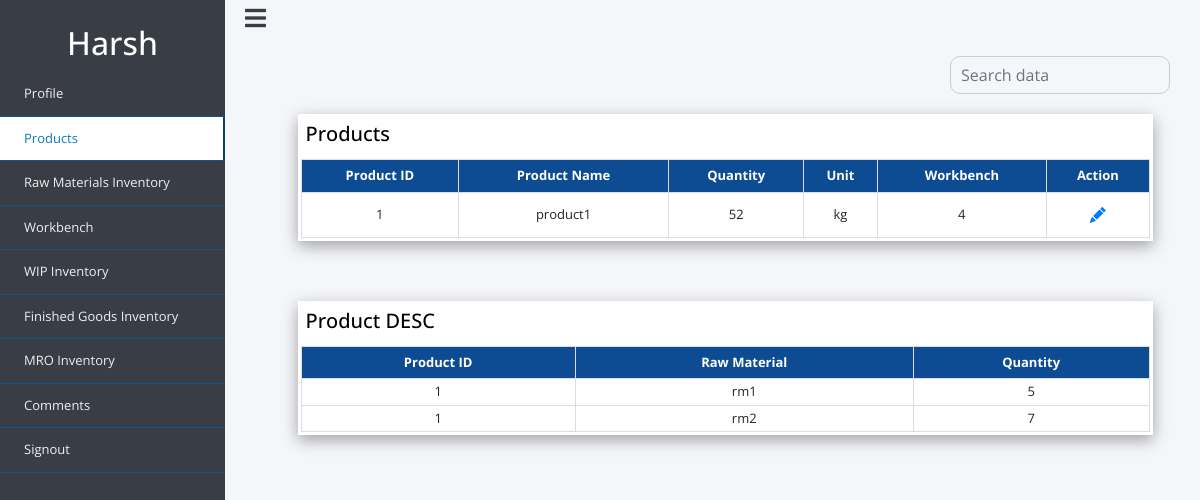
Screenshot of /user_files/user_products.php (signed in) with the database file from the repository.
### tables this page shows
CREATE TABLE `products` (
  `product_id` int(10) NOT NULL,
  `product_name` varchar(50) NOT NULL,
  `quantity` int(10) NOT NULL,
  `unit` varchar(10) NOT NULL,
  `workbench_id` varchar(12) NOT NULL
);

CREATE TABLE `product_rm` (
  `product_id` int(11) NOT NULL,
  `raw_material` varchar(50) NOT NULL,
  `rm_quantity` int(11) NOT NULL
);

### user_files/user_products.php (the view, shortened to what this page needs)
<?php
include 'dbconnect.php';
?>
<!doctype html>
<html lang="en">
  <head>
    <link rel="stylesheet" href="https://stackpath.bootstrapcdn.com/bootstrap/4.4.1/css/bootstrap.min.css">
    <link rel="stylesheet" href="style2.css">
    <link rel="stylesheet" href="https://cdn.jsdelivr.net/npm/bootstrap-icons@1.7.2/font/bootstrap-icons.css">
     <link rel="stylesheet" href="https://use.fontawesome.com/releases/v5.8.1/css/all.css">
  </head>
  <body>
<div class="wrapper">
        <div class="section">
            <div class="top_navbar">
                <div class="hamburger">
                    <a href="#">
                        <i class="fas fa-bars"></i>
                    </a>
                </div>
            </div>
        </div>
        <div class="sidebar">
            <div class="profile">
                <h2><?php echo $_SESSION['username']?></h2>
            </div>
            <ul>
                <li>
                    <a href="user_profile.php" >
                        <span class="item">Profile</span>
                    </a>
                </li>
                <li>
                    <a href="user_products.php" class="active">
                        <span class="item">Products</span>
                    </a>
                </li>
                <li>
                    <a href="user_rm.php">
                        <span class="item">Raw Materials Inventory</span>
                    </a>
                </li>
                <li>
                    <a href="user_workbench.php">
                        <span class="item">Workbench</span>
                    </a>
                </li>
                <li>
                    <a href="user_wip.php">
                        <span class="item">WIP Inventory</span>
                    </a>
                </li>
                <li>
                    <a href="user_fg.php">
                        <span class="item">Finished Goods Inventory</span>
                    </a>
                </li>
                <li>
                    <a href="user_mro.php">
                        <span class="item">MRO Inventory</span>
                    </a>
                </li>
                 <li>
                 <a href="user_comments.php">
                        <span class="item">Comments</span>
                    </a>
                </li>
                <li>
                        <a href="logout.php"><span class="item">Signout</span></a>
                </li>
  </ul>
        </div>
   </div>
<div class="content">
    <form action="" method="POST">
                                    <div class="input-group">
                                        <input type="text" name="search" id="search" class="form-control" placeholder="Search data" >
                                    </div>
                                </form>
<div class="box">
<table class="user-info">
  <tr class="heading">
 <td> <h3><u>Products</u></h3></td>
    </tr>
  <table class="products">
  <thead>
  <tr>
    <th>Product ID</th>
    <th>Product Name</th>
    <th>Quantity</th>
    <th>Unit</th>
    <th>Workbench</th>
    <th>Action</th>
  </tr>
  </thead>
   <tbody  id="employee_table">
  <?php
  $uname=$_SESSION['username'];
   $sql5=mysqli_query($conn,"SELECT `workstation` FROM `users` WHERE username='$uname'");
   $row5 =mysqli_fetch_assoc($sql5);
   $workid = $row5['workstation'];
  $sql = "SELECT * FROM `products` WHERE workbench_id=$workid";
  $result = mysqli_query($conn, $sql);
    if ($result) {
      while($row = mysqli_fetch_assoc($result)) {
       $product_id=$row['product_id'];
          echo '<tr>
              <td>'.$row["product_id"].'</td>
              <td>'.$row["product_name"].'</td>
              <td>'.$row["quantity"].'</td>
               <td>'.$row["unit"].'</td>
               <td>'.$row["workbench_id"].'</td>
               <td>
               <button type="button" class="btn btn-link"> <a href="edit_userproduct.php?editid='.$product_id.'">  <span class="bi bi-pencil-fill"></span></a></button>
</td>
             </tr>';
  }
}
?>
</tbody>
</table>
</div>
</div>
<div class="content">
<div class="box">
<table class="user-info" >
  <tr class="heading">
 <td> <h3><u>Product DESC</u></h3></td>
    </tr>
  <table class="products">
  <thead>
  <tr>
    <th>Product ID</th>
    <th>Raw Material</th>
    <th>Quantity</th>
  </tr>
  </thead>
  <tbody  id="employee_table">
  <?php
$sql1 = "SELECT product_id FROM products WHERE workbench_id=$workid";
$stmt = $conn->query($sql1);
while ($row = $stmt->fetch_array(MYSQLI_ASSOC)) {
    $pid = $row['product_id'];
    $sql2 = mysqli_query($conn, "SELECT * FROM product_rm WHERE product_id=$pid");
    while ($row2 = $sql2->fetch_array(MYSQLI_ASSOC)) {
        $product_id = $row2['product_id'];
        $raw_material = $row2['raw_material'];
        $rm_quantity = $row2['rm_quantity'];
        echo '<tr>
            <td>'.$product_id.'</td>
            <td>'.$raw_material.'</td>
            <td>'.$rm_quantity.'</td>
        </tr>';
    }
}
?>
</tbody>
</table>
</div>
</div>
  </body>
</html>

### css_styles_files/style2.css (style rules this page uses)
* { list-style: none; text-decoration: none; margin: 0; padding: 0; box-sizing: border-box; font-family: 'Open Sans', sans-serif; }
body { background: #F5F6FA; }
.wrapper .sidebar { background:#393E46; position: relative; z-index: 3; top: 0; left: 0; width: 225px; height: 100%; padding: 14px 0; transition: all 0.5s ease; }
.wrapper .sidebar .profile { margin-bottom: 10px; text-align: center; margin-top: 10px; }
.wrapper .sidebar .profile h2 { color: #ffffff; margin: 10px 0 5px; }
.wrapper .sidebar ul li a { display: block; padding: 12px 24px; border-bottom: 1px solid #10558d; color: rgb(241, 237, 237); font-size: 13px; position: relative; }
.wrapper .sidebar ul li a:hover, .wrapper .sidebar ul li a.active { color: #0c7db1; background:white; border-right: 2px solid rgb(5, 68, 104); }
.wrapper .sidebar ul li a:hover:before, .wrapper .sidebar ul li a.active:before { display: block; }
.wrapper .section { width: calc(100% - 225px); margin-left: 225px; transition: all 0.5s ease; }
.top_navbar { background: #F5F6FA; }
.wrapper .section .top_navbar .hamburger a { font-size: 24px; color:#393E46; margin-left:10px; padding:10px; }
input[type=text], select { width: 90%; padding: 10px; background-color: #F5F6FA; display: inline-block; border: 1px solid #ccc; border-radius: 10px; box-sizing: border-box; margin-left:20px; margin-right:60px; }
.heading { margin-left: 90px; color: black; margin-bottom: 20px; }
.content { margin-left:20px; }

### user_files/user_products.php (style rules this page uses)
h2 { margin-left:60px; }
.content { border: 1px; margin-top: 10px; margin-bottom: 60px; margin-right: 0px; margin-left: 250px; word-wrap: break-word; }
h3 { font-size:20px; }
* { list-style: none; text-decoration: none; margin: 0; padding: 0; box-sizing: border-box; font-family: 'Open Sans', sans-serif; }
.content .box { padding: 3px; width: 90%; box-shadow: rgba(0, 0, 0, 0.35) 0px 5px 15px; display: block; background-color:white; margin-left: auto; margin-right: auto; }
.content .box .user-info td, .user-info th { font-size:13px; padding: 5px; }
.content .box .heading { font-family: Arial, Helvetica, sans-serif; font-size: 24px; }
.products { font-family: Arial, Helvetica, sans-serif; border-collapse: collapse; width: 100%; font-size:13px; }
.products td, .products th { border: 1px solid #ddd; padding: 3px; font-size:13px; text-align: center; }
.products th { padding-top: 6px; padding-bottom: 6px; text-align: center; background-color: #0D4C92; color: white; }
#search { width:100%; padding: 5px 10px; margin-top: 10px; margin-bottom: 20px; margin-right: 30px; margin-left: 700px; display: inline-block; border: 1px solid #ccc; box-sizing: border-box; }
.wrapper .sidebar { background:#393E46; position: fixed; top: 0; left: 0; width: 225px; height: 100%; padding: 14px 0; transition: all 0.5s ease; }

### rows the page displays
products: product_id "1", product_name "product1", quantity "52", unit "kg", workbench "4"
product_rm: product "1", raw_material "rm1", rm_quantity "5"
product_rm: product "1", raw_material "rm2", rm_quantity "7"

### other values shown
$_SESSION['username'] "Harsh"
